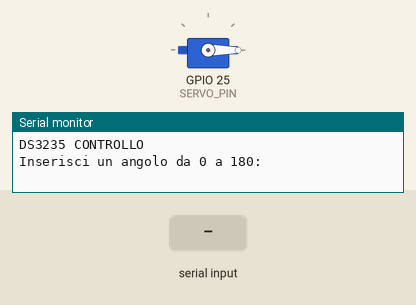
Bench run of a sketch on a simulated ESP32. Shown: servo, the last lines printed to the serial monitor. The test bench sets the inputs (shaded band).

Above: at 1.2 s.
1.3 s: "90,45\n" received over Serial
At 1.7 s:
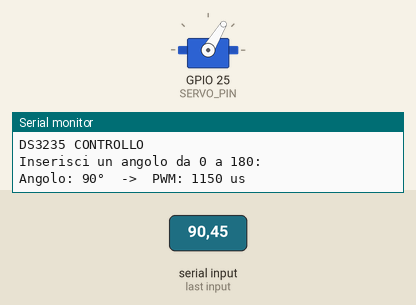
2.8 s: "200\n" received over Serial
Timing chart, 0 to 5.8 s (numbered marks = the images above; inputs shaded):
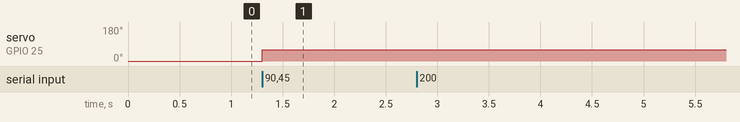

Measured:
- after the input at 1.3 s, servo on GPIO 25 (SERVO_PIN): 0° → 59° at once

The sketch:

mappatura_corretta.ino
```cpp
#include <ESP32Servo.h>

Servo servo;

const int SERVO_PIN = 25;

// Calibrazione DS3235
const int PWM_0   = 500;   // 0°
const int PWM_180 = 1800;  // 180°

void setup() {
  Serial.begin(115200);

  servo.attach(SERVO_PIN, 500, 2500);

  servo.writeMicroseconds(PWM_0);

  Serial.println("DS3235 CONTROLLO");
  Serial.println("Inserisci un angolo da 0 a 180:");
}

void loop() {

  if (Serial.available()) {

    int angolo = Serial.parseInt();

    if (angolo >= 0 && angolo <= 180) {

      int microsecondi = map(
        angolo,
        0, 180,
        PWM_0, PWM_180
      );

      servo.writeMicroseconds(microsecondi);

      Serial.print("Angolo: ");
      Serial.print(angolo);
      Serial.print("°  ->  PWM: ");
      Serial.print(microsecondi);
      Serial.println(" us");

    } else {
      Serial.println("Inserisci un valore tra 0 e 180.");
    }

    // Pulisce il buffer seriale
    while (Serial.available()) {
      Serial.read();
    }
  }
}
```
